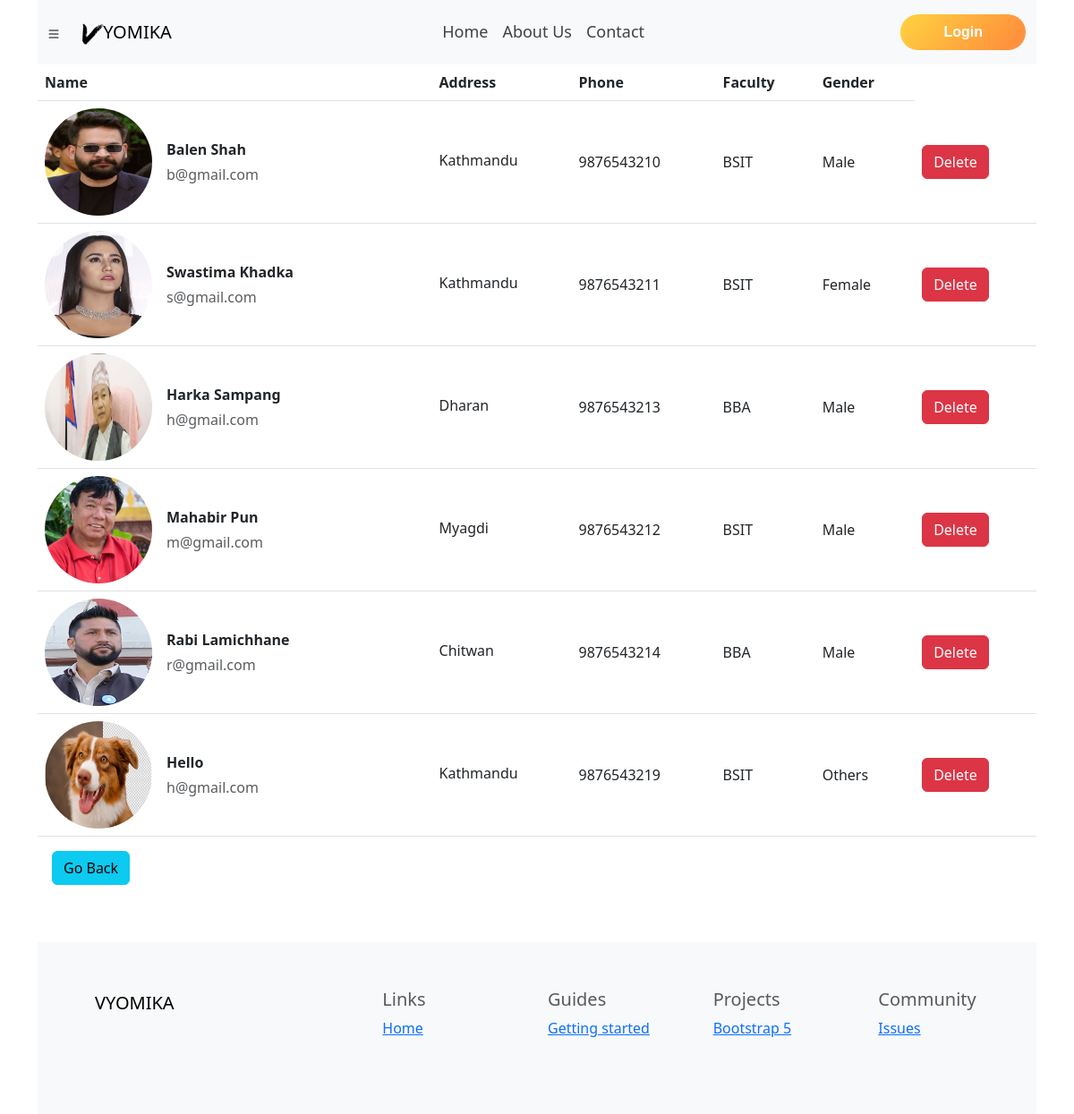
Page /management/faculty/BSIT/search/ on the earlier database version.
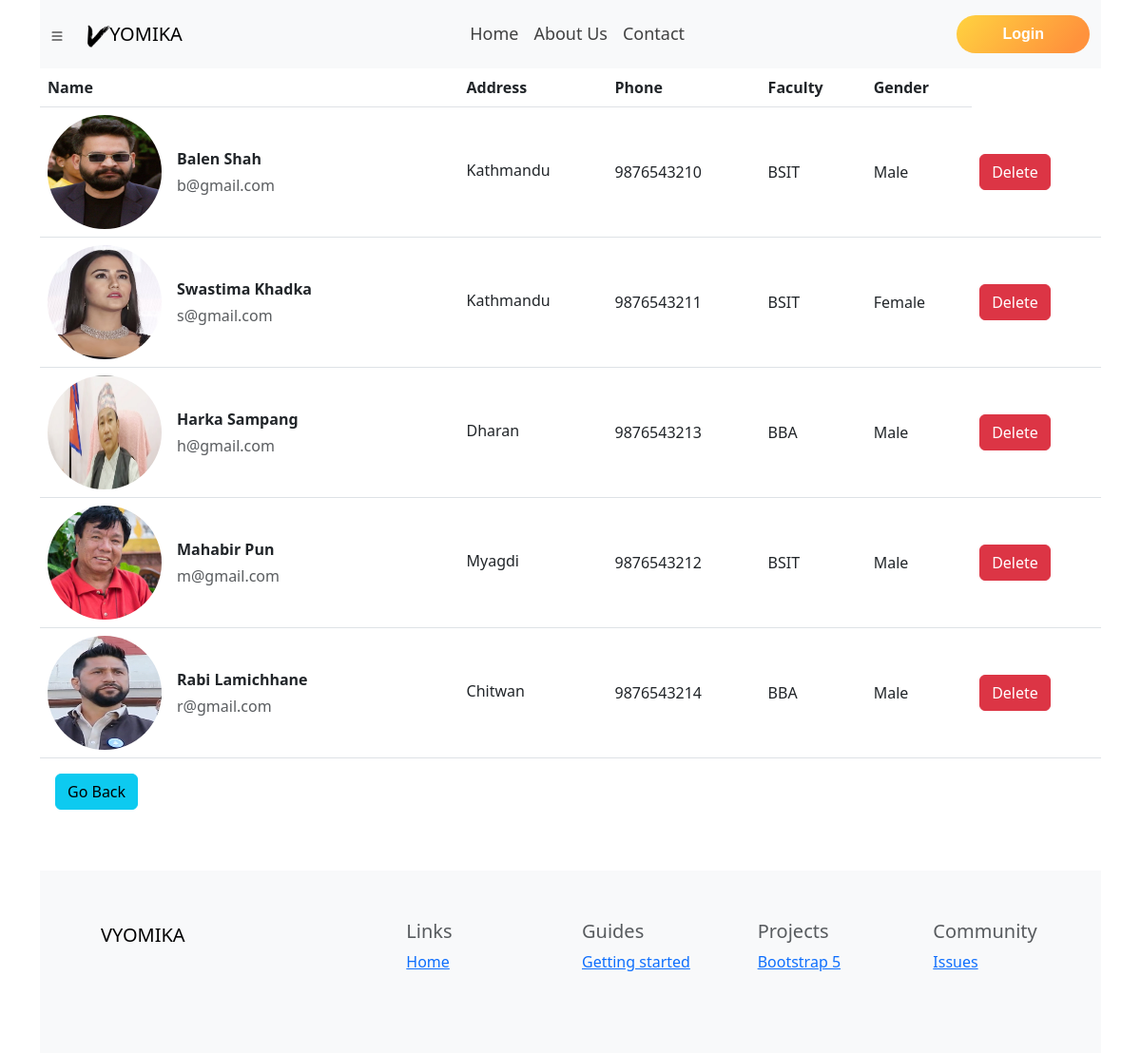
Same page on the later database version.
### Student/models.py (models this page shows, shortened)
class Student(models.Model):
    std_id = models.AutoField(primary_key=True)
    user = models.ForeignKey(UserAccount, on_delete = models.CASCADE)
    stdname = models.CharField(default='', max_length=55)
    stdemail = models.CharField(default='', max_length=100)
    stdadd = models.CharField(default='', max_length=255)
    stdphone = models.CharField(default='', max_length=10)
    stdfaculty = models.CharField(default='', max_length=55)
    stdgender = models.CharField(default='', max_length=6)
    stdimage = models.ImageField(default='', upload_to='stdimg')

### Student/views.py (the view)
# urls.py: path('faculty/<str:stdfaculty>/search/', views.searchStd, name = 'searchStd'),
def searchStd(request, stdfaculty):
    stdfaculty = Student.objects.filter(stdfaculty=stdfaculty)
    query = request.GET.get('query', '')
    if len(query)>78:
        allStd = Student.objects.none()
    else:
        allName = Student.objects.filter(stdname__icontains=query)
        allEmail = Student.objects.filter(stdemail__icontains=query)
        allAdd = Student.objects.filter(stdadd__icontains=query)
        allStd = allName.union(allEmail, allAdd)
    if allStd.count() == 0:
        messages.warning(request, "No search results found. Please check your query.")
    params = {"allStd": allStd, 'query':query}
    return render(request, 'Student/search.html', params)

### templates/Student/search.html (shortened to what this page needs)
{% extends 'base.html' %}
{% block body %}
<table class="table align-middle mb-0 bg-white">
    <thead class="bg-light">
        <tr>
            <th>Name</th>
            <th>Address</th>
            <th>Phone</th>
            <th>Faculty</th>
            <th>Gender</th>
        </tr>
    </thead>
    <tbody>
        {% for std in allStd %}
        <tr>
            <td>
                <div class="d-flex align-items-center">
                    <img src="/media/{{std.stdimage}}" alt="" style="width: 120px; height: 120px"
                        class="rounded-circle" />
                    <div class="ms-3">
                        <p class="fw-bold mb-1">{{std.stdname}}</p>
                        <p class="text-muted mb-0">{{std.stdemail}}</p>
                    </div>
                </div>
            </td>
            <td>
                <p class="fw-normal mb-1">{{std.stdadd}}</p>
            </td>
            <td>{{std.stdphone}}</td>
            <td>{{std.stdfaculty}}</td>
            <td>{{std.stdgender}}</td>
            <td>
                <form action="{% url 'delete_student' std.std_id %}" method="POST">
                    <button type="submit" class="btn btn-danger">Delete</button>
                </form>
            </td>
        </tr>
        {% endfor %}
    </tbody>
</table>
<a href='/management/faculty/'><button class="m-3 btn btn-info">Go Back</button></a>
{% endblock %}

Differences in the rows shown:
removed Student: stdimage (picture), stdname "Hello", stdemail "h@gmail.com", stdadd "Kathmandu", stdphone "9876543219", stdfaculty "BSIT", stdgender "Others"
